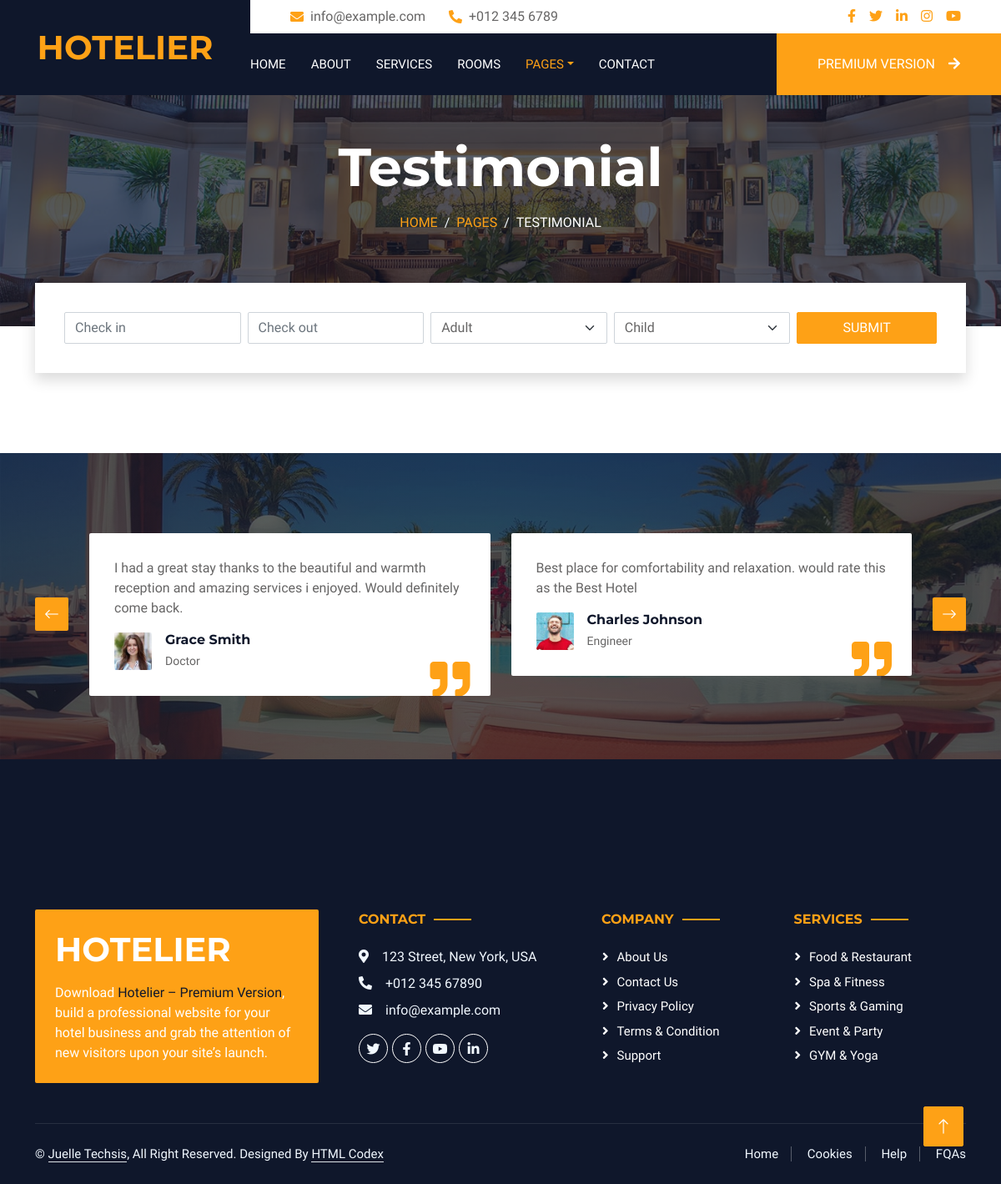
Page /testimonial/ on the committed database.
### Hotel/models.py (models this page shows, shortened)
class Reviews(models.Model):
    name = models.CharField(max_length=100)
    comment = models.TextField()
    profession = models.CharField(max_length=100)
    image = models.ImageField(upload_to="Reviews_images")
    class Meta:
        verbose_name_plural = "Reviews"

### Hotel/views.py (the view)
# urls.py: path("testimonial/", testimonial_page, name="testimonial")
def testimonial_page(request):
    reviews = Reviews.objects.all()
    context = {
        "reviews": reviews
    }
    return render(request, "Hotel/testimonial.html", context)

### Hotel/templates/Hotel/testimonial.html (shortened to what this page needs)
{% load static %}
<!DOCTYPE html>
<html lang="en">
<head>
    <link href="https://cdnjs.cloudflare.com/ajax/libs/font-awesome/5.10.0/css/all.min.css" rel="stylesheet">
    <link href="https://cdn.jsdelivr.net/npm/bootstrap-icons@1.4.1/font/bootstrap-icons.css" rel="stylesheet">
    <link href="{% static 'Hotel/lib/animate/animate.min.css' %}" rel="stylesheet">
    <link href="{% static 'Hotel/lib/owlcarousel/assets/owl.carousel.min.css' %}" rel="stylesheet">
    <link href="{% static 'Hotel/lib/tempusdominus/css/tempusdominus-bootstrap-4.min.css' %}" rel="stylesheet" />
    <link href="{% static 'Hotel/css/bootstrap.min.css' %}" rel="stylesheet">
    <link href="{% static 'Hotel/css/style.css' %}" rel="stylesheet">
</head>
<body>
    <div class="container-xxl bg-white p-0">
        <div class="container-fluid bg-dark px-0">
            <div class="row gx-0">
                <div class="col-lg-3 bg-dark d-none d-lg-block">
                    <a href="Hotel/index.html" class="navbar-brand w-100 h-100 m-0 p-0 d-flex align-items-center justify-content-center">
                        <h1 class="m-0 text-primary text-uppercase">Hotelier</h1>
                    </a>
                </div>
                <div class="col-lg-9">
                    <div class="row gx-0 bg-white d-none d-lg-flex">
                        <div class="col-lg-7 px-5 text-start">
                            <div class="h-100 d-inline-flex align-items-center py-2 me-4">
                                <i class="fa fa-envelope text-primary me-2"></i>
                                <p class="mb-0">info@example.com</p>
                            </div>
                            <div class="h-100 d-inline-flex align-items-center py-2">
                                <i class="fa fa-phone-alt text-primary me-2"></i>
                                <p class="mb-0">+012 345 6789</p>
                            </div>
                        </div>
                        <div class="col-lg-5 px-5 text-end">
                            <div class="d-inline-flex align-items-center py-2">
                                <a class="me-3" href=""><i class="fab fa-facebook-f"></i></a>
                                <a class="me-3" href=""><i class="fab fa-twitter"></i></a>
                                <a class="me-3" href=""><i class="fab fa-linkedin-in"></i></a>
                                <a class="me-3" href=""><i class="fab fa-instagram"></i></a>
                                <a class="" href=""><i class="fab fa-youtube"></i></a>
                            </div>
                        </div>
                    </div>
                    <nav class="navbar navbar-expand-lg bg-dark navbar-dark p-3 p-lg-0">
                        <div class="collapse navbar-collapse justify-content-between" id="navbarCollapse">
                            <div class="navbar-nav mr-auto py-0">
                                <a href="{% url 'home' %}" class="nav-item nav-link">Home</a>
                                <a href="{% url 'about' %}" class="nav-item nav-link">About</a>
                                <a href="{% url 'service' %}" class="nav-item nav-link">Services</a>
                                <a href="{% url 'room' %}" class="nav-item nav-link">Rooms</a>
                                <div class="nav-item dropdown">
                                    <a href="#" class="nav-link dropdown-toggle active" data-bs-toggle="dropdown">Pages</a>
                                </div>
                                <a href="{% url 'contact' %}" class="nav-item nav-link">Contact</a>
                            </div>
                            <a href="https://htmlcodex.com/hotel-html-template-pro" class="btn btn-primary rounded-0 py-4 px-md-5 d-none d-lg-block">Premium Version<i class="fa fa-arrow-right ms-3"></i></a>
                        </div>
                    </nav>
                </div>
            </div>
        </div>
        <div class="container-fluid page-header mb-5 p-0" style="background-image: url(img/carousel-1.jpg);">
            <div class="container-fluid page-header-inner py-5">
                <div class="container text-center pb-5">
                    <h1 class="display-3 text-white mb-3 animated slideInDown">Testimonial</h1>
                    <nav aria-label="breadcrumb">
                        <ol class="breadcrumb justify-content-center text-uppercase">
                            <li class="breadcrumb-item"><a href="{% url 'home' %}">Home</a></li>
                            <li class="breadcrumb-item"><a href="#">Pages</a></li>
                            <li class="breadcrumb-item text-white active" aria-current="page">Testimonial</li>
                        </ol>
                    </nav>
                </div>
            </div>
        </div>
        <div class="container-fluid booking pb-5 wow fadeIn" data-wow-delay="0.1s">
            <div class="container">
                <div class="bg-white shadow" style="padding: 35px;">
                    <div class="row g-2">
                        <div class="col-md-10">
                            <div class="row g-2">
                                <div class="col-md-3">
                                    <div class="date" id="date1" data-target-input="nearest">
                                        <input type="text" class="form-control datetimepicker-input"
                                            placeholder="Check in" data-target="#date1" data-toggle="datetimepicker" />
                                    </div>
                                </div>
                                <div class="col-md-3">
                                    <div class="date" id="date2" data-target-input="nearest">
                                        <input type="text" class="form-control datetimepicker-input" placeholder="Check out" data-target="#date2" data-toggle="datetimepicker"/>
                                    </div>
                                </div>
                                <div class="col-md-3">
                                    <select class="form-select">
                                        <option selected>Adult</option>
                                    </select>
                                </div>
                                <div class="col-md-3">
                                    <select class="form-select">
                                        <option selected>Child</option>
                                    </select>
                                </div>
                            </div>
                        </div>
                        <div class="col-md-2">
                            <button class="btn btn-primary w-100">Submit</button>
                        </div>
                    </div>
                </div>
            </div>
        </div>
        <div class="container-xxl testimonial mt-5 py-5 bg-dark wow zoomIn" data-wow-delay="0.1s" style="margin-bottom: 90px;">
            <div class="container">
                <div class="owl-carousel testimonial-carousel py-5">
                    {% for review in reviews %}
                    <div class="testimonial-item position-relative bg-white rounded overflow-hidden">
                        <p>{{ review.comment }}</p>
                        <div class="d-flex align-items-center">
                            <img class="img-fluid flex-shrink-0 rounded" src="{{ review.image.url }}" style="width: 45px; height: 45px;">
                            <div class="ps-3">
                                <h6 class="fw-bold mb-1">{{ review.name }}</h6>
                                <small>{{ review.profession }}</small>
                            </div>
                        </div>
                        <i class="fa fa-quote-right fa-3x text-primary position-absolute end-0 bottom-0 me-4 mb-n1"></i>
                    </div>
                    {% endfor %}
                </div>
            </div>
        </div>
        <div class="container-fluid bg-dark text-light footer wow fadeIn" data-wow-delay="0.1s">
            <div class="container pb-5">
                <div class="row g-5">
                    <div class="col-md-6 col-lg-4">
                        <div class="bg-primary rounded p-4">
                            <a href="Hotel/index.html"><h1 class="text-white text-uppercase mb-3">Hotelier</h1></a>
                            <p class="text-white mb-0">
								Download <a class="text-dark fw-medium" href="https://htmlcodex.com/hotel-html-template-pro">Hotelier – Premium Version</a>, build a professional website for your hotel business and grab the attention of new visitors upon your site’s launch.
							</p>
                        </div>
                    </div>
                    <div class="col-md-6 col-lg-3">
                        <h6 class="section-title text-start text-primary text-uppercase mb-4">Contact</h6>
                        <p class="mb-2"><i class="fa fa-map-marker-alt me-3"></i>123 Street, New York, USA</p>
                        <p class="mb-2"><i class="fa fa-phone-alt me-3"></i>+012 345 67890</p>
                        <p class="mb-2"><i class="fa fa-envelope me-3"></i>info@example.com</p>
                        <div class="d-flex pt-2">
                            <a class="btn btn-outline-light btn-social" href=""><i class="fab fa-twitter"></i></a>
                            <a class="btn btn-outline-light btn-social" href=""><i class="fab fa-facebook-f"></i></a>
                            <a class="btn btn-outline-light btn-social" href=""><i class="fab fa-youtube"></i></a>
                            <a class="btn btn-outline-light btn-social" href=""><i class="fab fa-linkedin-in"></i></a>
                        </div>
                    </div>
                    <div class="col-lg-5 col-md-12">
                        <div class="row gy-5 g-4">
                            <div class="col-md-6">
                                <h6 class="section-title text-start text-primary text-uppercase mb-4">Company</h6>
                                <a class="btn btn-link" href="{% url 'about' %}">About Us</a>
                                <a class="btn btn-link" href="{% url 'contact' %}">Contact Us</a>
                                <a class="btn btn-link" href="">Privacy Policy</a>
                                <a class="btn btn-link" href="">Terms & Condition</a>
                                <a class="btn btn-link" href="">Support</a>
                            </div>
                            <div class="col-md-6">
                                <h6 class="section-title text-start text-primary text-uppercase mb-4">Services</h6>
                                <a class="btn btn-link" href="">Food & Restaurant</a>
                                <a class="btn btn-link" href="">Spa & Fitness</a>
                                <a class="btn btn-link" href="">Sports & Gaming</a>
                                <a class="btn btn-link" href="">Event & Party</a>
                                <a class="btn btn-link" href="">GYM & Yoga</a>
                            </div>
                        </div>
                    </div>
                </div>
            </div>
            <div class="container">
                <div class="copyright">
                    <div class="row">
                        <div class="col-md-6 text-center text-md-start mb-3 mb-md-0">
                            &copy; <a class="border-bottom" href="#">Juelle Techsis</a>, All Right Reserved.
							Designed By <a class="border-bottom" href="https://htmlcodex.com">HTML Codex</a>
                        </div>
                        <div class="col-md-6 text-center text-md-end">
                            <div class="footer-menu">
                                <a href="{% url 'home' %}">Home</a>
                                <a href="">Cookies</a>
                                <a href="">Help</a>
                                <a href="">FQAs</a>
                            </div>
                        </div>
                    </div>
                </div>
            </div>
        </div>
        <a href="#" class="btn btn-lg btn-primary btn-lg-square back-to-top"><i class="bi bi-arrow-up"></i></a>
    </div>
</body>
</html>

### Hotel/static/Hotel/css/style.css (style rules this page uses)
:root { --primary: #FEA116; --light: #F1F8FF; --dark: #0F172B; }
.fw-medium { font-weight: 500 !important; }
.back-to-top { position: fixed; display: none; right: 45px; bottom: 45px; z-index: 99; }
.btn { font-weight: 500; text-transform: uppercase; transition: .5s; }
.btn.btn-primary, .btn.btn-secondary { color: #FFFFFF; }
.btn-lg-square { width: 48px; height: 48px; }
.btn-square, .btn-sm-square, .btn-lg-square { padding: 0; display: flex; align-items: center; justify-content: center; font-weight: normal; border-radius: 2px; }
.navbar-dark .navbar-nav .nav-link { margin-right: 30px; padding: 25px 0; color: #FFFFFF; font-size: 15px; text-transform: uppercase; outline: none; }
.navbar-dark .navbar-nav .nav-link:hover, .navbar-dark .navbar-nav .nav-link.active { color: var(--primary); }
.page-header { background-position: center center; background-repeat: no-repeat; background-size: cover; }
.page-header-inner { background: rgba(15, 23, 43, .7); }
.breadcrumb-item + .breadcrumb-item::before { color: var(--light); }
.booking { position: relative; margin-top: -100px !important; z-index: 1; }
.section-title { position: relative; display: inline-block; }
.section-title::before { position: absolute; content: ""; width: 45px; height: 2px; top: 50%; left: -55px; margin-top: -1px; background: var(--primary); }
.section-title::after { position: absolute; content: ""; width: 45px; height: 2px; top: 50%; right: -55px; margin-top: -1px; background: var(--primary); }
.section-title.text-start::before, .section-title.text-end::after { display: none; }
.testimonial { background: linear-gradient(rgba(15, 23, 43, .7), rgba(15, 23, 43, .7)), url(../img/carousel-2.jpg); background-position: center center; background-repeat: no-repeat; background-size: cover; }
.testimonial-carousel { padding-left: 65px; padding-right: 65px; }
.testimonial-carousel .testimonial-item { padding: 30px; }
.footer { position: relative; margin-top: -110px; padding-top: 180px; }
.footer .btn.btn-social { margin-right: 5px; width: 35px; height: 35px; display: flex; align-items: center; justify-content: center; color: var(--light); border: 1px solid #FFFFFF; border-radius: 35px; transition: .3s; }
.footer .btn.btn-link { display: block; margin-bottom: 5px; padding: 0; text-align: left; color: #FFFFFF; font-size: 15px; font-weight: normal; text-transform: capitalize; transition: .3s; }
.footer .btn.btn-link::before { position: relative; content: "\f105"; font-family: "Font Awesome 5 Free"; font-weight: 900; margin-right: 10px; }
.footer .copyright { padding: 25px 0; font-size: 15px; border-top: 1px solid rgba(256, 256, 256, .1); }
.footer .copyright a { color: var(--light); }
.footer .footer-menu a { margin-right: 15px; padding-right: 15px; border-right: 1px solid rgba(255, 255, 255, .3); }
.footer .footer-menu a:last-child { margin-right: 0; padding-right: 0; border-right: none; }

### rows in the picture
Reviews: comment "I had a great stay thanks to the beautiful and warmth reception and amazing services i enjoyed. Would definitely come back.", image (picture), name "Grace Smith", profession "Doctor"
Reviews: comment "Best place for comfortability and relaxation. would rate this as the Best Hotel", image (picture), name "Charles Johnson", profession "Engineer"
